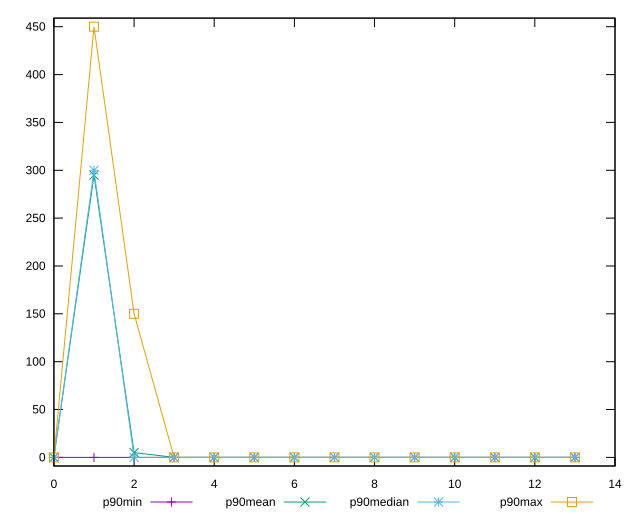

The gnuplot source for this figure:
reset
set terminal svg size 640, 520 enhanced background rgb 'white'
set output "reprap/unminified-css/progression/value.svg"

$p90Min <<EOF
0 0
1 0
2 0
3 0
4 0
5 0
6 0
7 0
8 0
9 0
10 0
11 0
12 0
13 0
EOF

$p90Mean <<EOF
0 0
1 295
2 5
3 0
4 0
5 0
6 0
7 0
8 0
9 0
10 0
11 0
12 0
13 0
EOF

$p90Median <<EOF
0 0
1 300
2 0
3 0
4 0
5 0
6 0
7 0
8 0
9 0
10 0
11 0
12 0
13 0
EOF

$p90Max <<EOF
0 0
1 450
2 150
3 0
4 0
5 0
6 0
7 0
8 0
9 0
10 0
11 0
12 0
13 0
EOF

set key outside below
set yrange [-9:459]

plot \
  $p90Min title "p90min" with linespoints, \
  $p90Mean title "p90mean" with linespoints, \
  $p90Median title "p90median" with linespoints, \
  $p90Max title "p90max" with linespoints, \


reset
